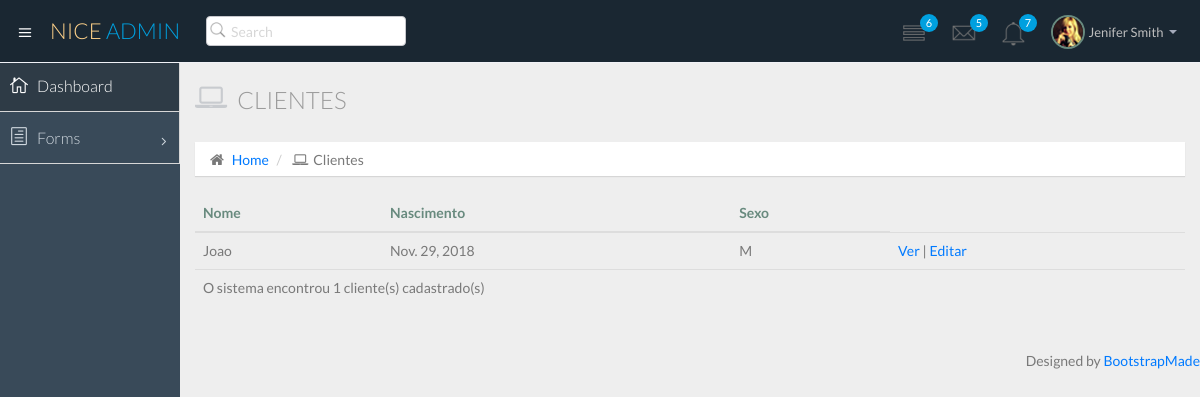
Page /atendimento/cliente/ on the earlier database version.
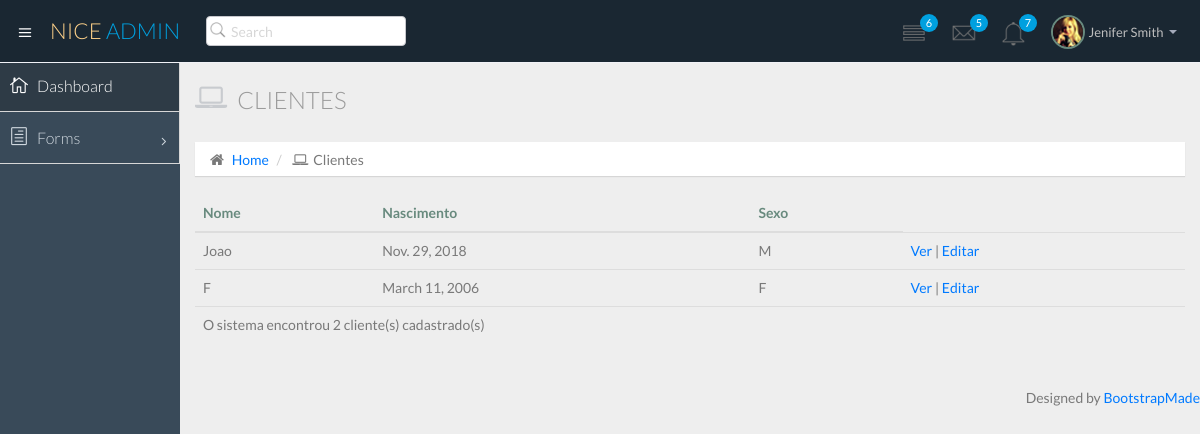
Same page on the later database version.
### atendimento/models.py (models this page shows)
class Cliente(models.Model):
    nome = models.CharField(max_length=80)
    sexo = models.CharField(max_length=1)
    data_nascimento = models.DateField()

### atendimento/views.py (the view)
# urls.py: path('cliente/',views.list_cliente),
def list_cliente(request):
    clientes = Cliente.objects.all()
    return render(request, 'cliente/list.html', {'clientes':clientes})

### atendimento/templates/cliente/list.html
{% extends "base.html" %}
{% block content %}
<div class="row">
    <div class="col-lg-12">
        <h3 class="page-header">
            <i class="fa fa-laptop"></i> Clientes</h3>
        <ol class="breadcrumb">
            <li>
                <i class="fa fa-home"></i>
                <a href="/atendimento">Home</a>
            </li>
            <li>
                <i class="fa fa-laptop"></i>Clientes</li>
        </ol>
    </div>
</div>
<div class="row">
    <div class="col-xs-12">
        <table class="table">
            <thead>
                <tr>
                    <th>Nome</th>
                    <th>Nascimento</th>
                    <th>Sexo</th>
                </tr>
            </thead>
            <tbody>
                {% for cliente in clientes %}
                <tr>
                    <td>{{cliente.nome}}</td>
                    <td>{{cliente.data_nascimento}}</td>
                    <td>{{cliente.sexo}}</td>
                    <td>
                        <a href="/atendimento/cliente/{{cliente.id}}/">Ver</a>
                        |
                        <a href="/atendimento/cliente/{{cliente.id}}/edit/">Editar</a>
                    </td>
                </tr>
                {% endfor %}
            </tbody>
            <tfoot>
                <tr>
                    <td colspan="4" style="text-align: left;">
                        <p>O sistema encontrou {{clientes | length}} cliente(s) cadastrado(s)</p>
                    </td>
                </tr>
            </tfoot>
        </table>
    </div>
</div>
{% endblock %}

Differences in the rows shown:
added Cliente: nome "F", data_nascimento "March 11, 2006", sexo "F"
Other differences:
{{ clientes | length }}: "1" → "2"
